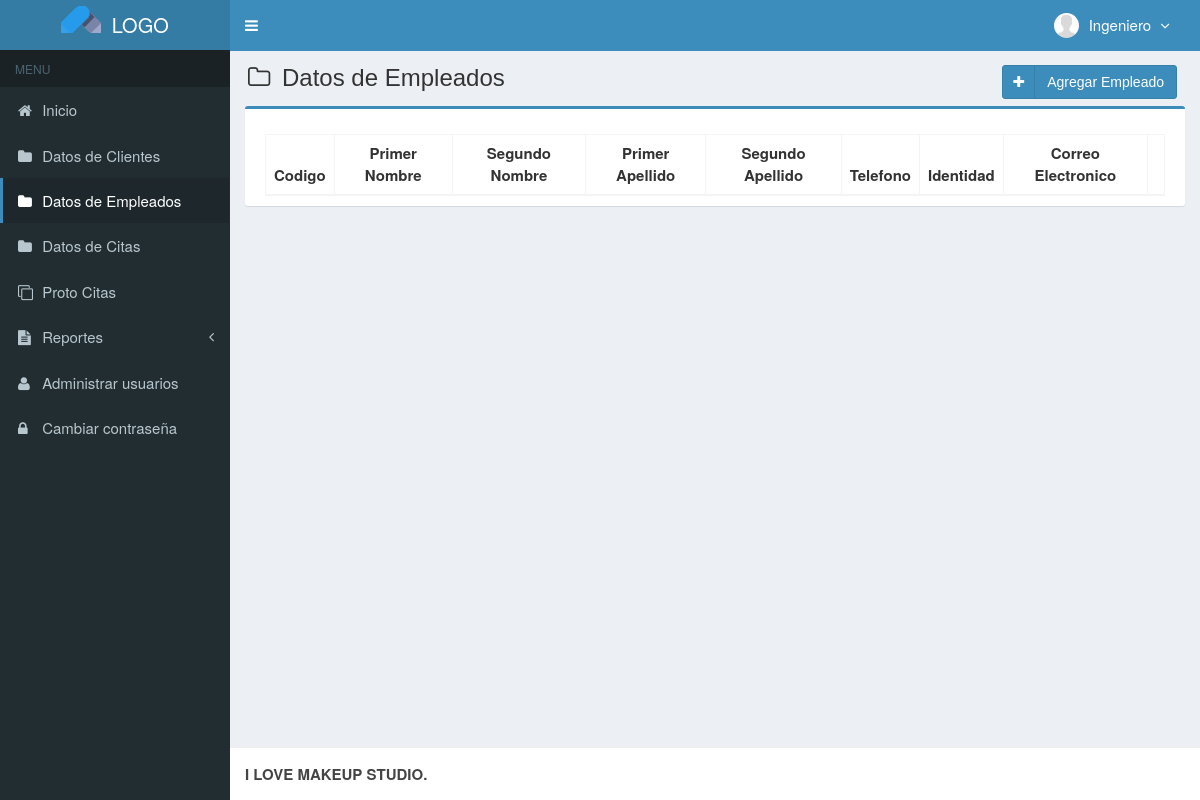
The app's page /main.php?module=mod_empleados (signed in), older data.
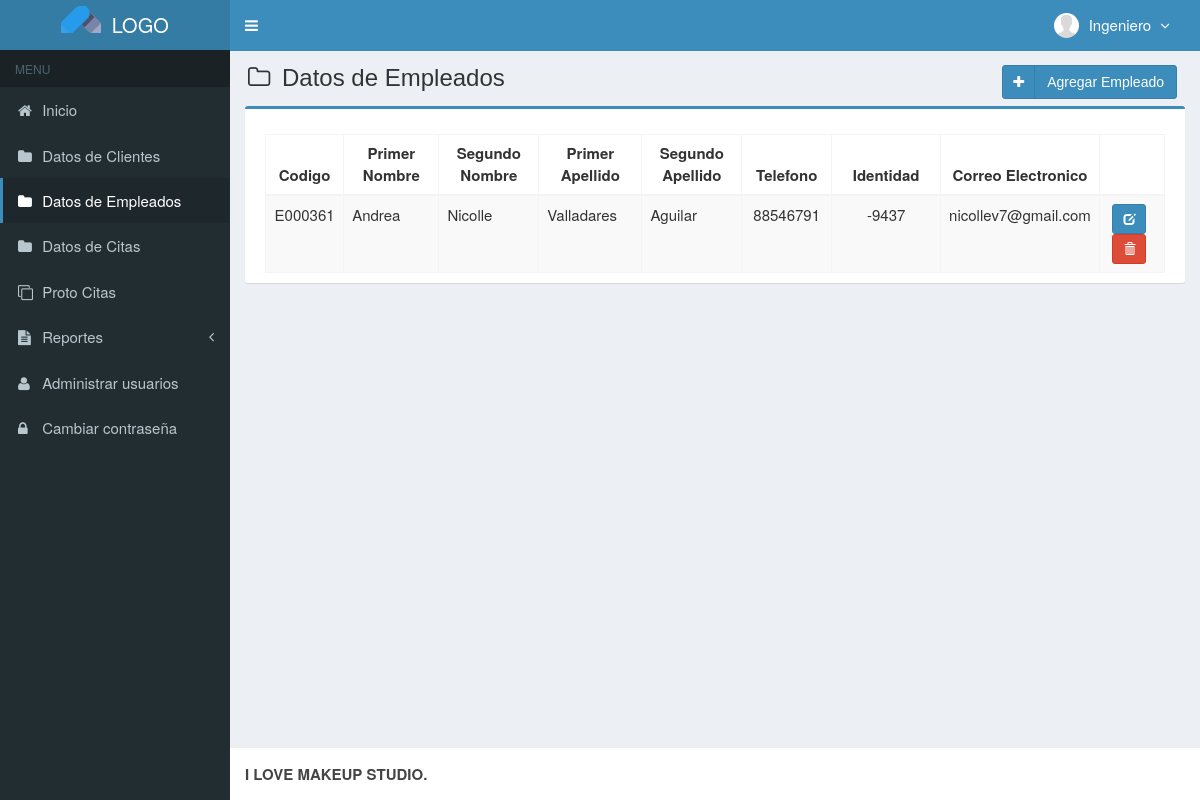
The same page, newer data.
### tables this page shows
CREATE TABLE `empleados` (
  `codigo_empleado` varchar(7) NOT NULL,
  `primerNombre_e` varchar(50) NOT NULL,
  `segundoNombre_e` varchar(50) NOT NULL,
  `primerApellido_e` varchar(50) NOT NULL,
  `segundoApellido_e` varchar(50) NOT NULL,
  `telefono_e` int(8) NOT NULL,
  `identidad` int(15) NOT NULL,
  `email` varchar(50) NOT NULL,
  `created_user` int(3) NOT NULL,
  `created_date` timestamp NOT NULL DEFAULT CURRENT_TIMESTAMP,
  `updated_user` int(3) NOT NULL,
  `updated_date` timestamp NOT NULL DEFAULT CURRENT_TIMESTAMP ON UPDATE CURRENT_TIMESTAMP
);

### modulos/mod_empleados/view.php (the view, shortened to what this page needs)
<section class="content-header">
  <h1>
    <i class="fa fa-folder-o icon-title"></i> Datos de Empleados
    <a class="btn btn-primary btn-social pull-right" href="?module=form_mod_empleados&form=add" title="agregar" data-toggle="tooltip">
      <i class="fa fa-plus"></i> Agregar Empleado
    </a>
  </h1>
</section>
<section class="content">
  <div class="row">
    <div class="col-md-12">
      <div class="box box-primary">
        <div class="box-body">
          <table id="dataTables1" class="table table-bordered table-striped table-hover">
            <thead>
              <tr>
                <th class="center">Codigo</th>
                <th class="center">Primer Nombre</th>
                <th class="center">Segundo Nombre</th>
                <th class="center">Primer Apellido</th>
                <th class="center">Segundo Apellido</th>
                <th class="center">Telefono</th>
                <th class="center">Identidad</th>
                <th class="center">Correo Electronico</th>
                <th></th>
              </tr>
            </thead>
            <tbody>
            <?php
            $query = mysqli_query($mysqli, "SELECT codigo_empleado,primerNombre_e,segundoNombre_e,primerApellido_e,segundoApellido_e,telefono_e,identidad,email FROM empleados ORDER BY codigo_empleado DESC")
                                            or die('error: '.mysqli_error($mysqli));
            while ($data = mysqli_fetch_assoc($query)) {
              echo "<tr>
                      <td width='80' class='center'>$data[codigo_empleado]</td>
                      <td width='130'>$data[primerNombre_e]</td>
                      <td width='130'>$data[segundoNombre_e]</td>
                      <td width='130'>$data[primerApellido_e]</td>
                      <td width='130'>$data[segundoApellido_e]</td>
                      <td width='100' class='center'>$data[telefono_e]</td>
                      <td width='150' class='center'>$data[identidad]</td>
                      <td width='100' class='center'>$data[email]</td>
                      <td class='center' width='80'>
                        <div>
                          <a data-toggle='tooltip' data-placement='top' title='modificar' style='margin-right:5px' class='btn btn-primary btn-sm' href='?module=form_mod_empleados&form=edit&id=$data[codigo_empleado]'>
                              <i style='color:#fff' class='glyphicon glyphicon-edit'></i>
                          </a>";
            ?>
                          <a data-toggle="tooltip" data-placement="top" title="Eliminar" style="margin-right:5px" class="btn btn-danger btn-sm" href="modulos/mod_empleados/proses.php?act=delete&id=<?php echo $data['codigo_empleado'];?>" onclick="return confirm('esta seguro de eliminar a<?php echo $data['primerNombre_e']; ?> ?');">
                              <i style="color:#fff" class="glyphicon glyphicon-trash"></i>
                          </a>
            <?php
              echo "    </div>
                      </td>
                    </tr>";
            }
            ?>
            </tbody>
          </table>
        </div>
      </div>
    </div>
  </div>
</section><!-- /.content

Row changes from the older to the newer data that the page shows:
added empleados: codigo_empleado "E000361", primerNombre_e "Andrea", segundoNombre_e "Nicolle", primerApellido_e "Valladares", segundoApellido_e "Aguilar", telefono_e "88546791", identidad "-9437", email "nicollev7@gmail.com"
